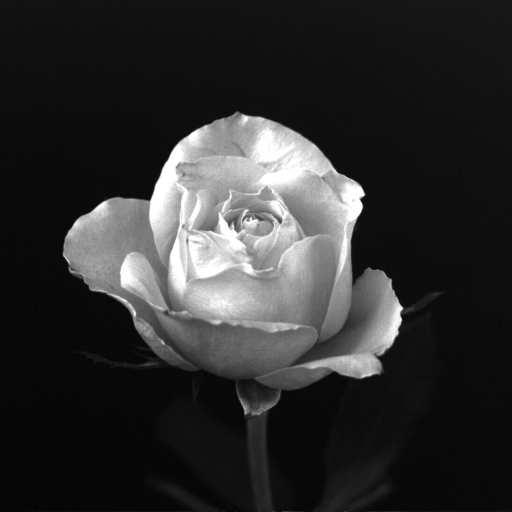
#> input picture Imagens/Rosa1024.png, 1024 x 1024 px, found by its file name (shown at 1/2 size)
$ python main.py
#> lines starting #> are read from the running program, lines starting #| are printed output that depends on the picture; after the words box and inside, x2 and y2 are one past the last pixel; in counts of white or black regions, pixels touching at a corner belong together
from email.mime import image
from matplotlib import pyplot as plt
import numpy as np
from PIL import Image

image = Image.open('imagens/Rosa1024.png')
#> image is the input picture: PIL image 1024x1024 L; min 3, max 255, mean 46.8
arr = np.asarray(image) #Cria um objeto numpy
plt.imshow(arr, cmap='gray', vmin=0, vmax=255)
plt.title('Image Original')
plt.show()
print(arr.shape)
#| (1024, 1024)
print(arr.dtype)
#| uint8

#Ficha 3 - ex 1

print("Débito da Monarch.ppm: ", 512*768*24, 'bits')
print("Débito de Monarch.ppm (em Bytes):", 512*768*24/8, 'Bytes')
print("Débito de Monarch.ppm (em KB):", 512*768*24/8/1024, 'KB')

"""
#Ficha 3 - ex3
espelharV = arr[ : : -1, : : ] #Mostramos as LINHAS ao contrário primeiro, da primeira a última
plt.title('Image Espelhada Verticalmente')
plt.imshow(espelharV, cmap='gray', vmin=0, vmax=255)
plt.show()
"""


"""
#Ficha 3 - ex3
espelharH = arr[ : : , : : -1] #Mostramos as COLUNAS ao contrário primeiro, da primeira a última
plt.title('Image Espelhada Horizontalmente')
plt.imshow(espelharH, cmap='gray', vmin=0, vmax=255)
plt.show()
"""


#Ficha 3 - ex4
metade = arr[::2 , ::2]
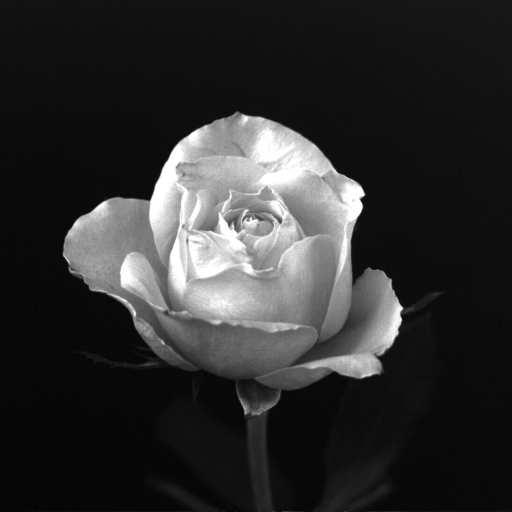
#> metade: shape (512, 512); min 3, max 255, mean 46.8
plt.imshow(metade, cmap='gray', vmin=0, vmax=255)
plt.title('Metade da Imagem')
plt.show()
print(metade.shape)
#| (512, 512)
print(metade.dtype)
#| uint8


"""
#Ficha 3 - ex5
L, C = np.shape(arr)
arrDobro = np.zeros_like(arr, shape=(2*L,2*C))
arrDobro[::2,::2]=arr
arrDobro[1::2,::2]=arr
arrDobro[::2,1::2]=arr
arrDobro[1::2,1::2]=arr
plt.imshow(arrDobro, cmap='gray', vmin=0, vmax=255)
plt.title('Dobro da Imagem')
plt.show()
print(arrDobro.shape)
"""

#Ficha 3 - ex6
corte = arr [400: 600: , 400: 600: ]
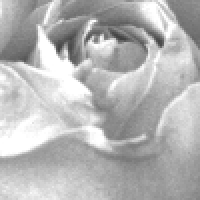
#> corte: shape (200, 200); min 66, max 255, mean 181.7
plt.imshow(corte, cmap='gray', vmin=0, vmax=255)
plt.title('Corte da Imagem')
plt.show()
plt.show()
print(corte.shape)
#| (200, 200)

#Ficha 3 - ex7
novaImg = arr.copy()
novaImg[:200: , :200:] = corte
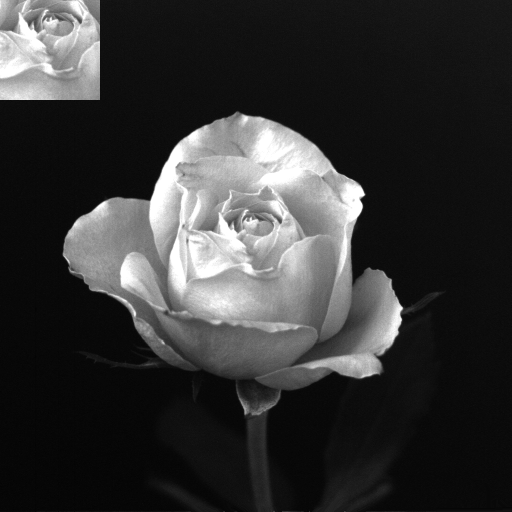
#> novaImg: shape (1024, 1024) (shown at 1/2 size); 3.81% of pixels changed, all inside (x1, y1, x2, y2) = (0, 0, 200, 200)
plt.title('Inserção do Corte')
plt.imshow(novaImg, cmap='gray', vmin=0, vmax=255)
plt.show()
print(novaImg.shape)
#| (1024, 1024)


#Ficha 3 - ex8
negativo = 1 - arr
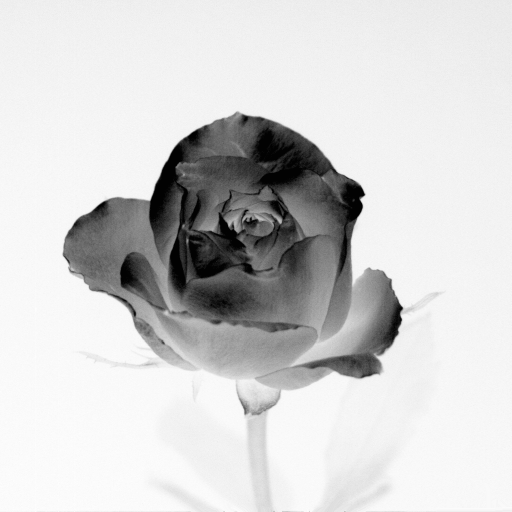
#> negativo: shape (1024, 1024) (shown at 1/2 size); min 2, max 254, mean 210.2
plt.title('Imagem negativo')
plt.imshow(negativo, cmap='gray', vmin=0, vmax=255)
plt.show()
print(negativo.shape)
#| (1024, 1024)


"""
rodada = np.rot90(arr)
plt.title('Imagem rodada')
plt.imshow(rodada, cmap='gray', vmin=0, vmax=255)
plt.show()
"""


"""
#Ficha 3 - ex 10
altura, largura = arr.shape
b = 8
niveis = 2**b                      # 256

# Histograma h(L): nº de ocorrências de cada nível
h = np.zeros(niveis, dtype=int)
for y in range(altura):
    for x in range(largura):
        h[arr[y, x]] += 1

# Histograma normalizado em [0, 1]
h_norm = h / (altura * largura)

# Histograma acumulado ha(L): nº de pixels com nível <= L
ha = np.zeros(niveis, dtype=int)
ha[0] = h[0]
for L in range(1, niveis):
    ha[L] = ha[L - 1] + h[L]

# Acumulado normalizado (termina em 1)
ha_norm = ha / (altura * largura)

print(h.sum() == altura * largura)   # verificação: deve dar True
print(ha[-1])                        # deve ser N x M

h = np.bincount(arr.ravel(), minlength=256)
h_norm = h / arr.size
ha = np.cumsum(h)
ha_norm = ha / arr.size

fig, ax = plt.subplots(1, 3, figsize=(15, 4))

ax[0].bar(range(256), h, width=1)
ax[0].set_title("Histograma h(L)")

ax[1].bar(range(256), h_norm, width=1)
ax[1].set_title("Histograma normalizado")

ax[2].plot(ha_norm)
ax[2].set_title("Histograma acumulado (normalizado)")

for a in ax:
    a.set_xlabel("Nível de cinzento L")
plt.tight_layout()
plt.show()
"""

"""
plt.figure(figsize=(7,7))
plt.title("Histograma h(L)")
vals = arr.flatten()
hist, bins, patches = plt.hist(vals, 256)
plt.xlim([0, 255])
plt.show()

#hist acumulado
plt.figure(figsize=(7, 7))
plt.title("Histograma acumulado ha(L)")
vals = arr.flatten()
plt.hist(vals, 256, range=(0, 256), cumulative=True, histtype='step')
plt.xlim([0, 255])
plt.grid(True)
plt.show()

plt.figure(figsize=(7, 7))
plt.title("Histograma normalizado")
plt.hist(arr.flatten(), 256, range=(0, 256),
         weights=np.ones(arr.size) / arr.size)
plt.xlim([0, 255])
plt.show()

"""

#Ficha 3 - ex11

h = np.bincount(arr.ravel(), minlength=256)         # Histograma
#> h = 256 values, max 94948 at index 14, min 0 at index 0, mean 4096
h_norm = h / arr.size                               # Normalizado
#> h_norm = 256 values, max 0.0905 at index 14, min 0 at index 0, mean 0.00391
ha = np.cumsum(h)                                   # Acumulado
#> ha = 256 values from 0 to 1048576
ha_norm = ha / arr.size                             # Acumulado normalizado
#> ha_norm = 256 values from 0 to 1

t = 127
seg = np.where(arr <= t, 0, 255)                    # Limiarização
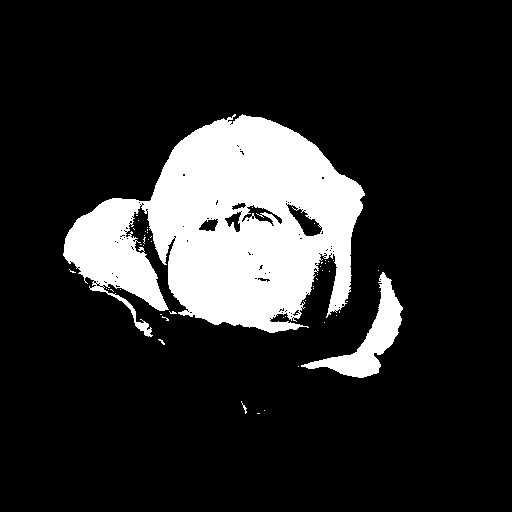
#> seg: shape (1024, 1024) int64 (shown at 1/2 size); 16.2% white; 51 white regions (43 under 20 px), largest, box (x1, y1, x2, y2) and area: (126, 228, 730, 674) 157568, (602, 544, 806, 756) 11628, (482, 802, 494, 828) 88

# Imagens
fig, ax = plt.subplots(1, 3, figsize=(14, 5))
#> (the run stopped early here; a loop or call above may not have finished)
